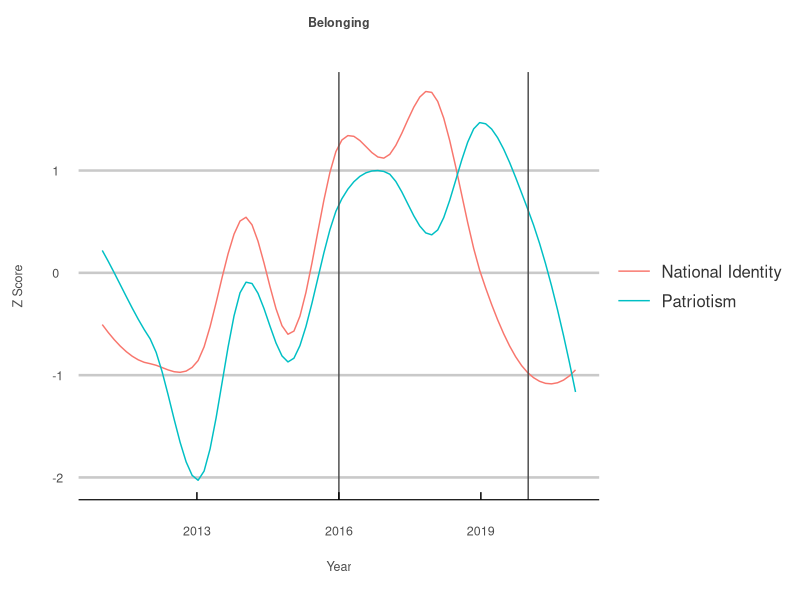
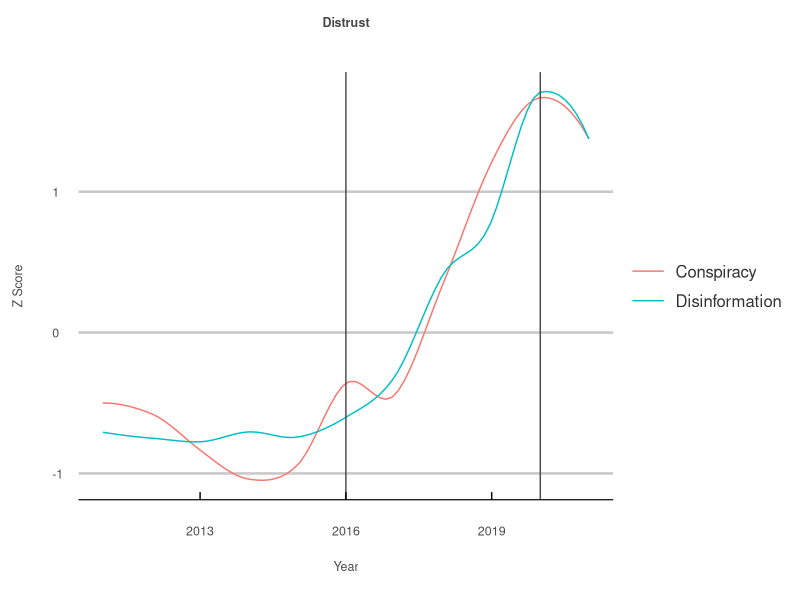
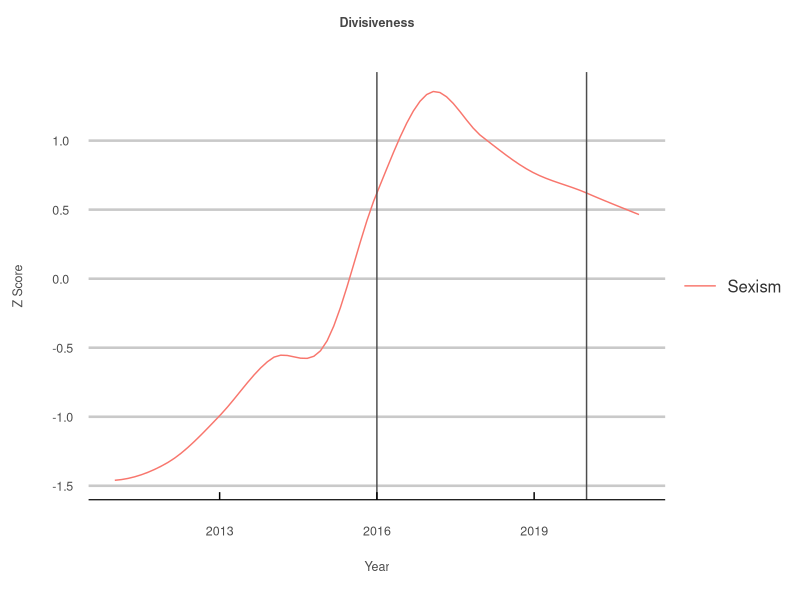

Write the R code that produced these figures, in order.
## ---- chunk 1
knitr::opts_chunk$set(echo = TRUE)

library(dplyr)
library(tidyverse)
library(ggplot2)
library(stringr)
library(ggthemes)
library(here)

# gets the z score for a specific term. 
get_z_score <- function(data) {
  mean <- mean(
    data
    )
  sigma <- sd(
    data
  )
  z_scores <- list()
  for(i in 1:length(data)) {
    z_scores[i] <- (data[i] - mean) / sigma
  }
  return(unlist(
    z_scores
    ))
}

# gets the z score for a list of terms. 
get_z_scores <- function(data) {
  
  groups <- data %>%
    group_split(term)
  
  z_scores <- list()
  for(i in 1:length(groups)) {
    z_scores[i] <- list(
      get_z_score(groups[[i]]$hits)
      )
  }
  return(unlist(
    z_scores
    ))
}

# good terms. 
the_good <- c("patriotism",
              "national identity",
              "nationalism")

# bad terms. 
the_bad <- c("conspiracy",
             "false information",
             "misinformation",
             "disinformation")

# ugly terms. 
the_ugly <- c("white supremacy",
              "discrimination",
              "misogyny",
              "hate speech",
              "sexism")

# read in data. 
data <- read_csv("data.csv")

# sort data alphabetically by term. 
index <- order(data$term)
sorted_data_frame <- data[index,]

# change term to upper case. 
sorted_data_frame$term <- str_to_title(sorted_data_frame$term)

# my personal plot theme for data visualizations. 
my_theme <- theme_economist_white(gray_bg = FALSE) +
  theme(plot.title = element_text(hjust = 0.5, 
                                  vjust = 15, 
                                  size = 9, 
                                  color = "#474747"),
        plot.margin = unit(c(1.5, 1, 1.5, 1), "cm"),
        axis.text = element_text(size = 9, 
                                 color = "gray30"),
        axis.text.x=element_text(vjust = -2.5),
        axis.title.x = element_text(size = 9, 
                                    color = "gray30", 
                                    vjust = -10),
        axis.title.y = element_text(size = 9, 
                                    color = "gray30", 
                                    vjust = 10),
        legend.direction = "vertical", 
        legend.position = "right",
        legend.title = element_blank(),
        legend.text = element_text(size = 12, 
                                   color = "gray20"),
        legend.margin=margin(1, -15, 1, 0),
        legend.spacing.x = unit(0.25, "cm"),
        legend.key.size = unit(1, "cm"), 
        legend.key.height = unit(0.75, "cm"),
        strip.text = element_text(hjust = 0.5, 
                                  vjust = 1, 
                                  size = 10, 
                                  color = "#474747"),
        panel.spacing = unit(2, "lines"))

## ---- chunk 2

# the good. 
sorted_data_frame %>% 
  mutate(
    z_score = get_z_scores(sorted_data_frame)
    ) %>%
  filter(
    term %in% str_to_title(the_good)
    ) %>%
  ggplot(
    aes(x=year, y=z_score, col=term)
    ) +
  geom_smooth(
    se=F, span = 0.5, size = 0.5
    ) +
  geom_vline(
    xintercept = 2016, col="gray30"
    ) +
  geom_vline(
    xintercept = 2020, col="gray30"
  ) +
  ggtitle(
    "Belonging"
    ) +
  ylab(
    "Z Score"
    ) +
  xlab(
    "Year"
    ) + 
  my_theme

## ---- chunk 3

# the bad. 
sorted_data_frame %>% 
  mutate(
    z_score = get_z_scores(sorted_data_frame)
  ) %>%
  filter(
    term %in% str_to_title(the_bad)
  ) %>%
  ggplot(
    aes(x=year, y=z_score, col=term)
  ) +
  geom_smooth(
    se=F, span = 0.5, size = 0.5
  ) +
  geom_vline(
    xintercept = 2016, col="gray30"
  ) +
  geom_vline(
    xintercept = 2020, col="gray30"
  ) +
  ggtitle(
    "Distrust"
  ) +
  ylab(
    "Z Score"
  ) +
  xlab(
    "Year"
  ) + 
  my_theme

## ---- chunk 4

# the ugly. 
sorted_data_frame %>% 
  mutate(
    z_score = get_z_scores(sorted_data_frame)
  ) %>%
  filter(
    term %in% str_to_title(the_ugly)
  ) %>%
  ggplot(
    aes(x=year, y=z_score, col=term)
  ) +
  geom_smooth(
    se=F, span = 0.5, size = 0.5
  ) +
  geom_vline(
    xintercept = 2016, col="gray30"
  ) +
  geom_vline(
    xintercept = 2020, col="gray30"
  ) +
  ggtitle(
    "Divisiveness"
  ) +
  ylab(
    "Z Score"
  ) +
  xlab(
    "Year"
    ) + 
  my_theme
